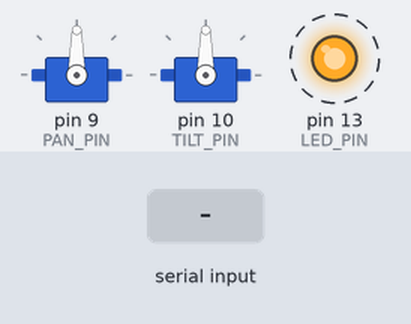
Bench run of a sketch on a simulated Arduino Nano, built with avr-gcc and run on an emulated ATmega328P. Shown: 2 × servo, output pins drawn as LEDs (lit = HIGH). Dashed ring = blinking. The test bench sets the inputs (shaded band). EEPROM starts erased; what the sketch prints to the serial monitor is not drawn.

Above: at 1.2 s.
1.3 s: "90 45 200\n" received over Serial
Timing chart, 0 to 9.5 s (numbered marks = the images above; inputs shaded):
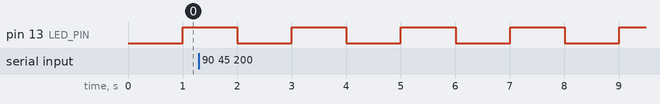

The sketch:

PanTilt-Nano.ino
```cpp
#include "Arduino.h"
#include "PanTilt-Nano.h"
#include "EEPROM.h"
#include "Servo.h"
#include "SettingsManager.h"
#include "Led.h"

#define BUFFER_SIZE 128

SettingsManager settingsManager;
settings_t settings;
Servo pan;
Servo tilt;
Led led = Led(LED_PIN);
char buffer[BUFFER_SIZE];
char command[BUFFER_SIZE];
uint8_t bufferPos;

boolean commandReady = false;

void setup() {

	settingsManager.load(&settings);
	pan.attach(PAN_PIN, settings.panMin, settings.panMax);
	tilt.attach(TILT_PIN, settings.tiltMin, settings.tiltMax);
	pan.writeMicroseconds(settings.panUs);
	tilt.writeMicroseconds(settings.tiltUs);
	led.off();

	memset(buffer, 0, BUFFER_SIZE);
	memset(command, 0, BUFFER_SIZE);
	bufferPos = 0;
	Serial.begin(BAUD);

}

void moveServo(uint8_t pin, uint16_t us) {
	if (pin == PAN_PIN) {
		pan.writeMicroseconds(us);
	} else {
		tilt.writeMicroseconds(us);
	}
}

void serialEvent() {

	while (Serial.available()) {

		char inChar = (char) Serial.read();
		// skip CR
		if (inChar == '\r')
			continue;

		buffer[bufferPos++] = inChar;

		if (inChar == '\n') {
			// don't copy the newline
			strncpy(command, buffer, bufferPos - 1);
			memset(buffer, 0, BUFFER_SIZE);
			bufferPos = 0;
			commandReady = true;
		}
	}
}
// set 1500 1500
boolean processCommand() {

	uint8_t commandSize = 3;
	char *cmd[commandSize];
	uint8_t i = 0;

	Serial.println(command);
	cmd[i] = strtok(command, " ");

	while (cmd[i] != NULL) {
		cmd[++i] = strtok(NULL, " ");

		if (i == commandSize)
			break;
	}

	if (strcmp("setUs", cmd[0]) == 0) {
		uint16_t pan = (uint16_t) atoi(cmd[1]);
		uint16_t tilt = (uint16_t) atoi(cmd[2]);

		moveServo(PAN_PIN, pan);
		moveServo(TILT_PIN, tilt);

		settings.panUs = pan;
		settings.tiltUs = tilt;
		settingsManager.save(&settings);
		return true;
	}

	else if (strcmp("reset", cmd[0]) == 0) {
		settingsManager.reset(&settings);
		moveServo(PAN_PIN, settings.panUs);
		moveServo(TILT_PIN, settings.tiltUs);
		return true;

	}

	else if (strcmp("version", cmd[0]) == 0) {
		Serial.println(VERSION);
	}

	return false;
}

uint32_t millisCounter;

void loop() {

	if (commandReady) {
		commandReady = false;
		if (processCommand()) {
			Serial.println("OK");
		}

		// reset command buffer
		memset(command, 0, BUFFER_SIZE);
	}

	if (millis() - millisCounter > 1000) {
		//Serial.println(".");
		led.toggle();
		millisCounter = millis();
	}
}
```

Led.cpp
```cpp
#include "Led.h"

Led::Led(uint8_t pin) {
	_on = false;
	_pin = pin;
	pinMode(_pin, OUTPUT);
	digitalWrite(_pin, LOW);
}

Led::~Led() {
	// TODO Auto-generated destructor stub
}

void Led::toggle() {
	if (_on) {
		off();
	} else {
		on();
	}
}

void Led::on() {
	digitalWrite(_pin, HIGH);
	_on = true;
}

void Led::off() {
	digitalWrite(_pin, LOW);
	_on = false;
}

void Led::flash(uint16_t count, uint32_t delayMs) {

	for (uint32_t i = 0; i< count; i++)
	{
		on();
		delay(delayMs);
		off();
		delay(delayMs);
	}
}
```

Led.h
```cpp
#ifndef LED_H_
#define LED_H_

#include "Arduino.h"

class Led {
public:
	Led(uint8_t pin);
	virtual ~Led();

	void toggle();
	void on();
	void off();
	void flash(uint16_t count, uint32_t delayMs);

private:
	uint8_t _pin;
	boolean _on;
};

#endif /* LED_H_ */
```

PanTilt-Nano.h
```cpp
#ifndef PANTILT_NANO_H_
#define PANTILT_NANO_H_

#define PAN_PIN 9
#define TILT_PIN 10

#define BAUD 115200

#define LED_PIN 13

#define VERSION "1.0"


#endif /* PANTILT_NANO_H_ */
```

SettingsManager.cpp
```cpp
#include "EEPROM.h"
#include "SettingsManager.h"

SettingsManager::SettingsManager() {
	// TODO Auto-generated constructor stub

}

SettingsManager::~SettingsManager() {
	// TODO Auto-generated destructor stub
}

void SettingsManager::load(settings_t* settings) {

	byte* byteArray = (byte*) settings;
	for (uint16_t i = 0; i < SETTINGS_SIZE; i++)
		byteArray[i] = EEPROM.read(i);

	// look for uninitialized settings
	if (settings->panMin == settings->panMax) {
		this->reset(settings);
	}

}

void SettingsManager::save(settings_t* settings) {

	byte* byteArray = (byte*) settings;
	for (uint16_t i = 0; i < SETTINGS_SIZE; i++)
		EEPROM.write(i, byteArray[i]);
}

void SettingsManager::reset(settings_t* settings) {
	settings->panMin = 1000;
	settings->panMax = 2000;
	settings->panUs = 1500;
	settings->tiltMin = 1000;
	settings->tiltMax = 2000;
	settings->tiltUs = 1500;

	// save the settings
	this->save(settings);
}
```

SettingsManager.h
```cpp
#ifndef SETTINGSMANAGER_H_
#define SETTINGSMANAGER_H_

#include "Arduino.h"

#define SETTINGS_SIZE sizeof(settings_t)

typedef struct
{
   uint16_t panUs;
   uint16_t panMin;
   uint16_t panMax;
   uint16_t tiltUs;
   uint16_t tiltMin;
   uint16_t tiltMax;
} __attribute__((packed)) settings_t;


class SettingsManager {
public:
	SettingsManager();
	virtual ~SettingsManager();

	void load(settings_t *settings);
	void save(settings_t *settings);
	void reset(settings_t *settings);

};

#endif /* SETTINGSMANAGER_H_ */
```

Measured:
- by itself, pin 13 (LED_PIN): alternates HIGH for 1.0 s and LOW for 1.0 s
